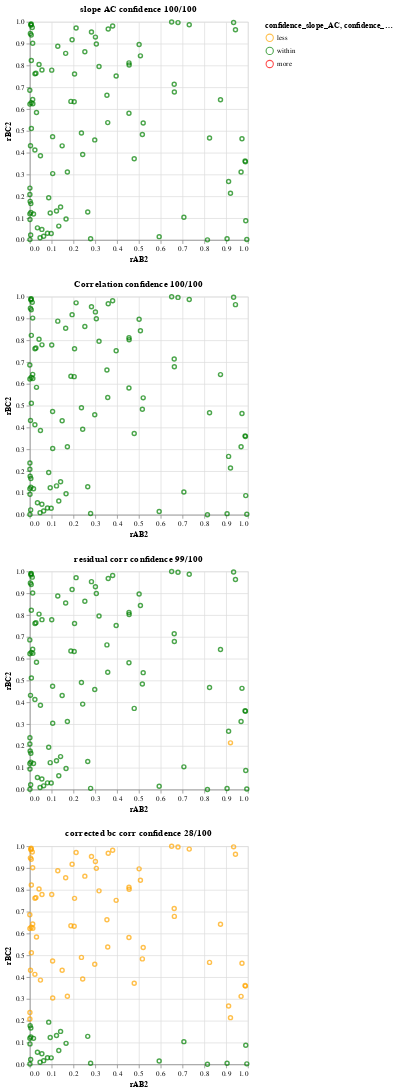

The code cell stored with this chart in its notebook:
### Code cell
add_confidence_stats(d, ABC_all)
confidence_graphs(d)
